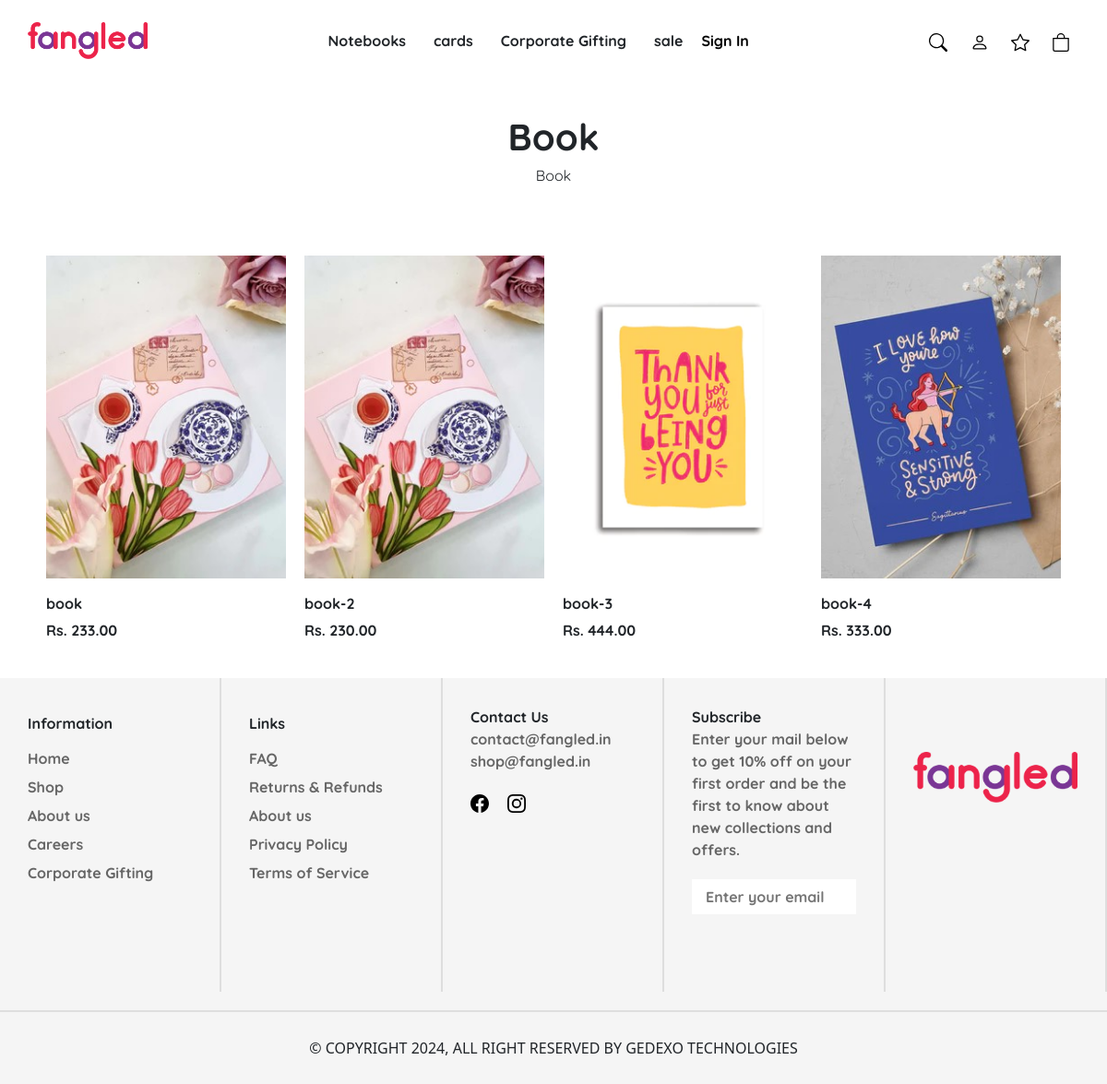
The app's page /subcategory/book/ with its own data.
### web/models.py (models this page shows, shortened)
class Category(models.Model):
    title = models.CharField(max_length=200)
    image = models.ImageField(upload_to="category",blank=True,null=True)
    slug = models.SlugField(unique=True)
    is_active = models.BooleanField(default=True)

class SubCategory(models.Model):
    category = models.ForeignKey(Category, on_delete=models.CASCADE)
    title = models.CharField(max_length=200)
    slug = models.SlugField(unique=True)
    image = models.ImageField(upload_to="SubCategory")
    description=models.TextField(blank=True,null=True)
    our_top_pics = models.BooleanField(default=False)
    is_home = models.BooleanField(default=False)
    def get_products(self):
        return Product.objects.filter(subcategory=self)

class Product(models.Model):
    name = models.CharField(max_length=100)
    slug = models.SlugField(max_length=100, unique=True)
    subcategory = models.ForeignKey(SubCategory, on_delete=models.CASCADE)
    image = models.ImageField(upload_to="product")
    description = HTMLField()
    created = models.DateTimeField(default=timezone.now)
    updated = models.DateTimeField(auto_now=True)
    sale_price = models.DecimalField(max_digits=10, decimal_places=2)
    regular_price = models.DecimalField(max_digits=10, decimal_places=2)
    new_arrival = models.BooleanField(default=False)
    best_seller = models.BooleanField(default=False)
    is_home = models.BooleanField(default=False)

### web/views.py (the view)
# urls.py: path('subcategory/<str:slug>/', views.SubCategoryDetailView.as_view(), name='subcategory_detail'),
class SubCategoryDetailView(DetailView):
    model = SubCategory
    template_name = "web/product.html"

### web/context_processors.py (called while the page is built)
def main_context(request):
    category=Category.objects.all()[:3]
    user = None
    cart_count = 0
    cart_items = []
    if request.user.is_authenticated:
        user = request.user
        cart_count = Cart.objects.filter(user=user).count()
        cart_items = Cart.objects.filter(user=user)
    context={
        "header_category":category,
        "cart_items": cart_items,  # Use the initialized cart_items variable
        "cart_count": cart_count,
    }
    return context

### templates/web/product.html (shortened to what this page needs)
{% extends "app/base.html" %}
{% load static %}
{% block content %}
        <div class="sub-page-intro">
            <span class="sub-page-head">{{ object.title }}</span>
            <span class="sub-page-desc">{{ object.description }}</span>
        </div>
        <div class="product-section">
            <div class="product-section-cards">
              {% for item in object.get_products %}
        <div class="product-card">
            <div class="product-cover" style="background-image: url({{item.image.url}});">
                <div class="detail-to-div">
                  <a href="{% url 'web:product_detail' item.slug %}"></a>
                </div>
            </div>
          <div class="product-section-item-desc">
            <span>{{item.name}}</span>
            <span>Rs. {{item.sale_price}}</span>
          </div>
        </div>
        {% endfor %}
            </div>
          </div>
{% endblock %}

### templates/app/base.html (shortened to what this page needs)
{% load static %}
<!DOCTYPE html>
<html lang="en">
<head>
  <link rel="stylesheet" href="{% static "css/style.css" %}">
  <link rel="stylesheet" href="{% static "plugins/bootstrap-5.3.3-dist/css/bootstrap.min.css" %}">
  <link rel="stylesheet" href="https://cdn.jsdelivr.net/npm/bootstrap-icons@1.11.3/font/bootstrap-icons.min.css">
  <link rel="stylesheet" href="{% static "plugins/OwlCarousel2-2.3.4/dist/assets/owl.carousel.min.css" %}">
  <link rel="stylesheet" href="{% static "plugins/OwlCarousel2-2.3.4/dist/assets/owl.theme.default.min.css" %}">
  <link rel="stylesheet" href="{% static "plugins\Swiper\swiper-bundle.min.css" %}">
</head>
<body>
    <div class="full-page">
      {% if not checkout %}
        {% include "partials/header.html" %}
      {% else %}
      {% include "partials/header2.html" %}
      {% endif %}
        {% block content %}
        {% endblock %}
      {% if not checkout %}
        {% include "partials/footer.html" %}
      {% endif %}
    </div>
</body>
</html>

### templates/partials/header.html (shortened to what this page needs)
{% load static %}
<nav class="navbar-main">
    <div class="nav-inner">
      <div class="nav-logo">
        <a href="{% url "web:index" %}"><img src="{% static "/image/Fangled_Logo_a282abbc-8f6d-418d-b205-cb1b931f2b66.avif" alt="Logo"  %}"></a>
      </div>
      <div class="nav-links">
        {% for category in header_category %}
          <a>{{category.title}}</a>
        {% endfor %}
        <a>Corporate Gifting</a>
        <a>sale</a>
        {% if request.user.is_authenticated %}
        <form action="{% url 'auth_logout' %}" method="post">
          {% csrf_token %}
          <input type="submit" value="Sign Out" style="    border: none;
          background-color: transparent;">
      </form>
          {% else %}
          <form action="{% url 'auth_login' %}" method="post">
            <input type="submit" value="Sign In" style="    border: none;
            background-color: transparent;">
        </form>
          {% endif %}
      </div>
      <div class="nav-icons">
        <a><img src="{% static "/image/nav-icon/search.svg" alt="" %}"></a>
        {% if request.user.is_authenticated %}
        <a class="sm-hide" href="{% url 'auth_logout' %}"><img src="{% static "/image/nav-icon/person.svg" alt="" %}"></a>
        {% else %}
        <a class="sm-hide" href="{% url 'auth_login' %}"><img src="{% static "/image/nav-icon/person.svg" alt="" %}"></a>
        {% endif %}
        <a class="sm-hide"><img src="{% static "/image/nav-icon/star.svg" alt="" %}"></a>
        <a href="{% url "web:cart" %}"><img src="{% static "/image/nav-icon/bag.svg" alt="" %}"></a>
      </div>
    </div>
  </nav>

### templates/partials/footer.html (shortened to what this page needs)
{% load static %}
<footer class="footer">
    <div class="foot-top">
      <div class="foot foot-1">
        <div class="foot-head">
          <span>Information</span>
        </div>
        <div class="foot-1-desc" id="foot-1-desc">
          <span><a href="#">Home</a></span>
          <span><a href="#">Shop</a></span>
          <span><a href="#">About us</a></span>
          <span><a href="#">Careers</a></span>
          <span><a href="#">Corporate Gifting</a></span>
        </div>
      </div>
      <div class="foot foot-2">
        <div class="foot-head">
          <span>Links</span>
        </div>
        <div class="foot-2-desc" id="foot-2-desc">
          <span><a href="#">FAQ</a></span>
          <span><a href="#">Returns & Refunds</a></span>
          <span><a href="#">About us</a></span>
          <span><a href="#">Privacy Policy</a></span>
          <span><a href="#">Terms of Service</a></span>
        </div>
      </div>
      <div class="foot foot-3">
        <div class="foot-head">
          <span>Contact Us</span>
        </div>
        <div class="foot-3-desc" id="foot-3-desc">
          <span><a href="#">contact@fangled.in</a></span>
          <span class="mb-20"><a href="#">shop@fangled.in</a></span>
          <span class="footer-icon"><a href="#"><img src="{% static "/image/icons/facebook.svg" alt="" %}"><a href="#"><img
                  src="{% static "/image/icons/instagram.svg" %}" alt=""></a></span>
        </div>
      </div>
      <div class="foot foot-4 mb-20">
        <div class="foot-head">
          <span>Subscribe</span>
        </div>
        <div class="foot-4-desc" id="foot-4-desc">
          <span class="foot-4-p mb-20">Enter your mail below to get 10% off on your first order and be the first to
            know
            about new collections and offers.</span>
          <input type="email" class="foot-4-input" placeholder="Enter your email ">
        </div>
      </div>
      <div class="foot foot-5">
        <div class=""><img src="{% static "/image/Fangled_Logo_a282abbc-8f6d-418d-b205-cb1b931f2b66.avif" alt="" %}"></div>
      </div>
    </div>
    <div class="foot-bottom">
      <div class="">© COPYRIGHT 2024, ALL RIGHT RESERVED BY GEDEXO TECHNOLOGIES</div>
    </div>
  </footer>

### static/css/style.css (style rules this page uses)
* { margin: 0; padding: 0; box-sizing: border-box; }
:root { --px-30: 0 30px; --mx-10: 0 10px; --light: #ffffff; --dark: #000000; }
.mb-20 { margin-bottom: 20px; }
.navbar-main { width: 100%; height: 11vh; padding: var(--px-30); }
.nav-inner { width: 100%; height: 100%; display: flex; justify-content: space-between; align-items: center; }
.nav-logo { width: fit-content; height: fit-content; }
.nav-logo img { width: 130px; }
.nav-links { display: flex; gap: 10px; width: fit-content; height: fit-content; font-family: 'Quicksand_Bold'; }
.nav-links a { color: black; text-decoration: none; margin: var(--mx-10); }
.nav-icons { width: fit-content; height: fit-content; }
.nav-icons a { margin: var(--mx-10); }
.nav-icons img { width: 20px; }
.sm-hide { display: inline; }
.product-section { width: 100%; height: fit-content; padding: 15px 50px; margin-top: 20px; margin-bottom: 20px; }
.product-section-cards { width: 100%; display: grid; grid-template-columns: 1fr 1fr 1fr 1fr; gap: 20px; }
.product-card { margin-top: 30px; }
.product-cover { width: 100%; height: 350px; background-size: cover; background-position: center; padding: 10px; display: flex; flex-direction: column; justify-content: space-between; align-items: end; }
.product-section-item-desc { width: 100%; height: fit-content; margin-top: 15px; }
.product-section-item-desc span { display: block; margin: 5px 0; font-family: 'Quicksand_Bold'; }
.footer { width: 100%; height: fit-content; background-color: #f5f5f5; }
.foot-top { width: 100%; height: fit-content; display: flex; flex-wrap: wrap; font-family: 'Quicksand_Bold'; }
.foot { width: 20%; height: 340px; border-right: 2px solid #dedede; padding: 30px; display: flex; flex-direction: column; }
.foot-1 span, .foot-2 span { margin: 7px 0; }
.foot span { display: block; }
.foot a { display: block; color: #666666; text-decoration: none; }
.footer-icon { display: inline !important; }
.footer-icon a { display: inline !important; }
.footer-icon img { width: 20px; margin-right: 20px; }
.foot-4-p { color: #666666; }
.foot-4-input { padding: 7px 15px; border: none; width: 100%; }
.foot-5 { padding-top: 80px; display: flex; }
.foot-5 img { width: 100%; }
.foot-bottom { width: 100%; height: 80px; display: flex; justify-content: center; align-items: center; border-top: 2px solid #dedede; }
.sub-page-intro { margin-top: 30px; text-align: center; margin-bottom: 30px; }
.sub-page-intro span { display: block; }
.sub-page-head { font-family: 'Quicksand_Bold'; font-size: 40px; }
.sub-page-desc { font-family: 'Quicksand'; font-size: 16px; padding: 0 200px; }
.detail-to-div { width: 100%; height: 85%; background-color: transparent; }
.detail-to-div a { width: 100%; height: 100%; display: block; background-color: transparent; }

### records on screen
Category: title "Notebooks"
Category: title "cards"
SubCategory: title "Book", description "Book"
Product: image (picture), name "book", sale_price "233.00"
Product: image (picture), name "book-2", sale_price "230.00"
Product: image (picture), name "book-3", sale_price "444.00"
Product: image (picture), name "book-4", sale_price "333.00"
